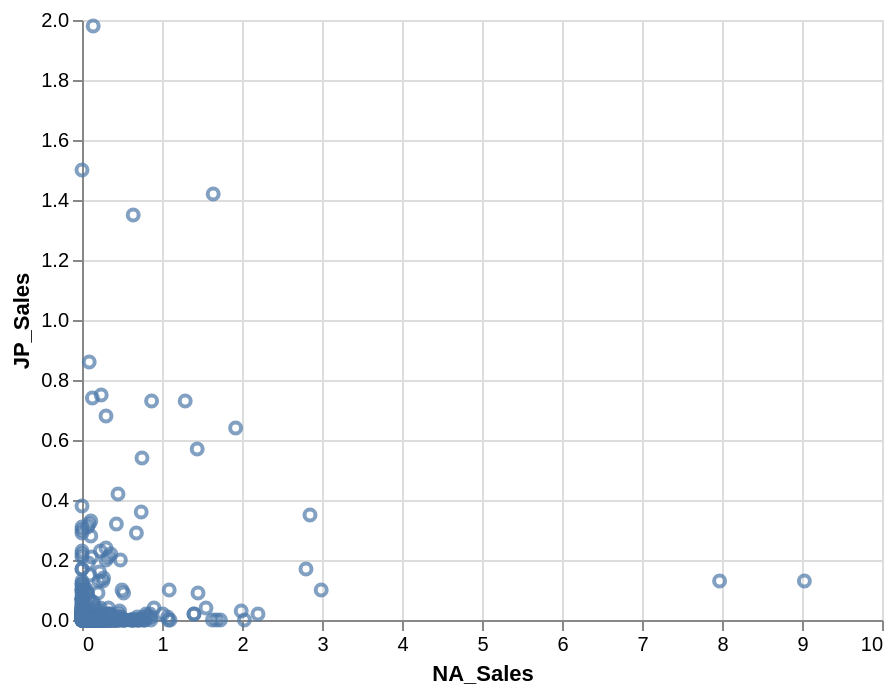

Notebook code cell kept with this figure:
### Markdown cell above
## Step 4: interactive visualizations with `altair`

Next, we are going to explore the same data with `altair`.  `altair` can generate interactive visualizations very easily.  As with previous steps, please use the seaborn documentation ([https://altair-viz.github.io/getting_started/starting.html](https://altair-viz.github.io/getting_started/starting.html)) to discover what is available in the library.

We will create you a basic comparison plot, with a normal scale on both axes.  Note that altair is not designed for visualizing large numbers of points, so we will subsample our data down to 500 points.

Another note - ignore any warnings about the `convert_dtype` parameter being deprecated - that is from `altair` internals and isn't any indication of us doing anything wrong.

### Code cell
import altair as alt

sampled_vg_data = filtered_vg_data.sample(n=500, random_state=42)

alt.Chart(sampled_vg_data).mark_point().encode(
    x='NA_Sales',
    y='JP_Sales'
)

### Figure 1 — Vega-Lite specification as saved in the notebook (floating-point values rounded to 4 significant figures; data arrays with more than 128 entries replaced by an {"elided": "..."} marker saying what was removed)
{"config": {"view": {"continuousWidth": 400, "continuousHeight": 300}}, "data": {"name": "data-c59944ef62b3f81e76fe5d0e8ccae024"}, "mark": "point", "encoding": {"x": {"field": "NA_Sales", "type": "quantitative"}, "y": {"field": "JP_Sales", "type": "quantitative"}}, "$schema": "https://vega.github.io/schema/vega-lite/v4.17.0.json", "datasets": {"data-c59944ef62b3f81e76fe5d0e8ccae024": {"elided": "500 records"}}}
